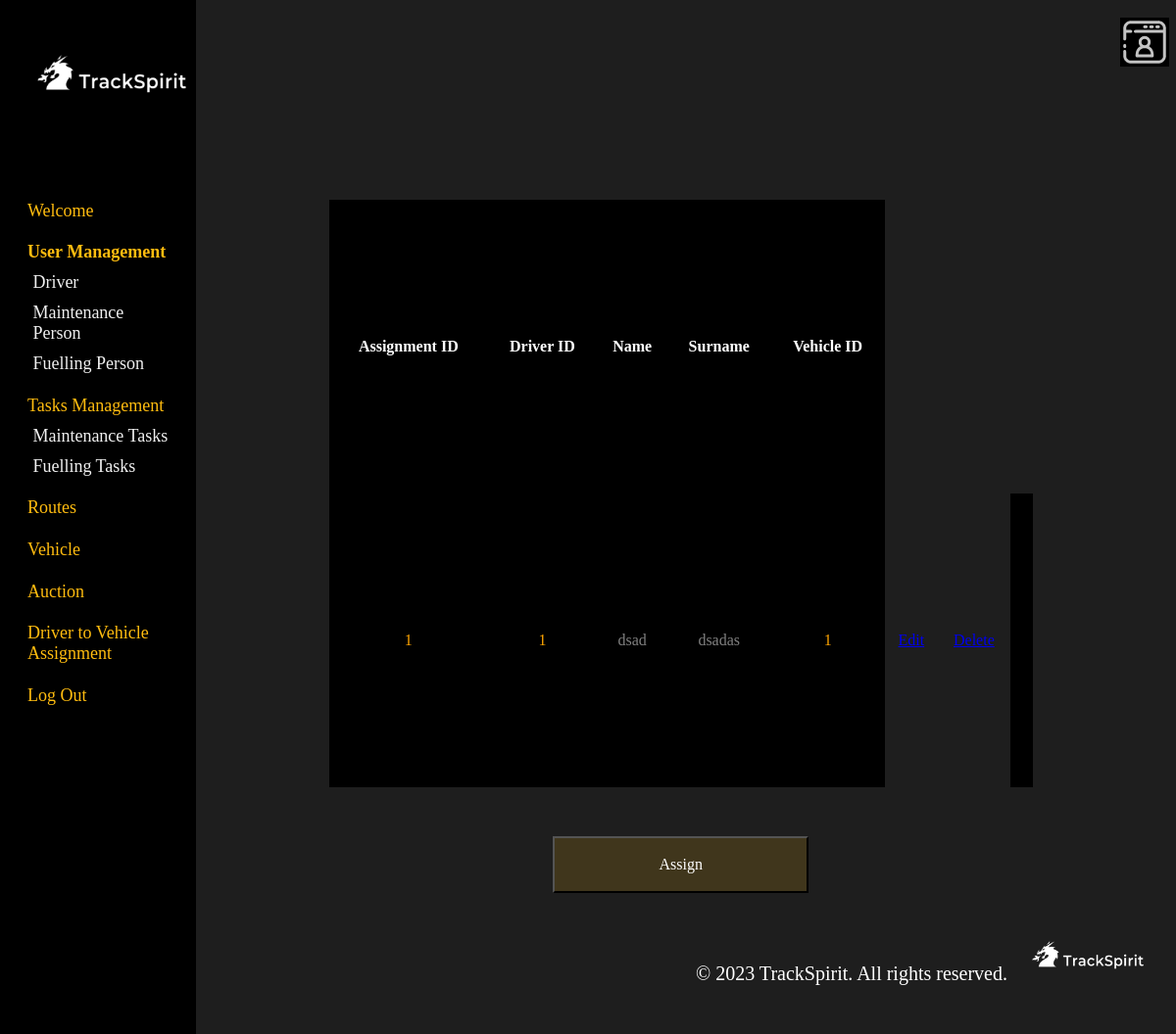
/admin/assignment.php, run on an earlier commit of the app's database.
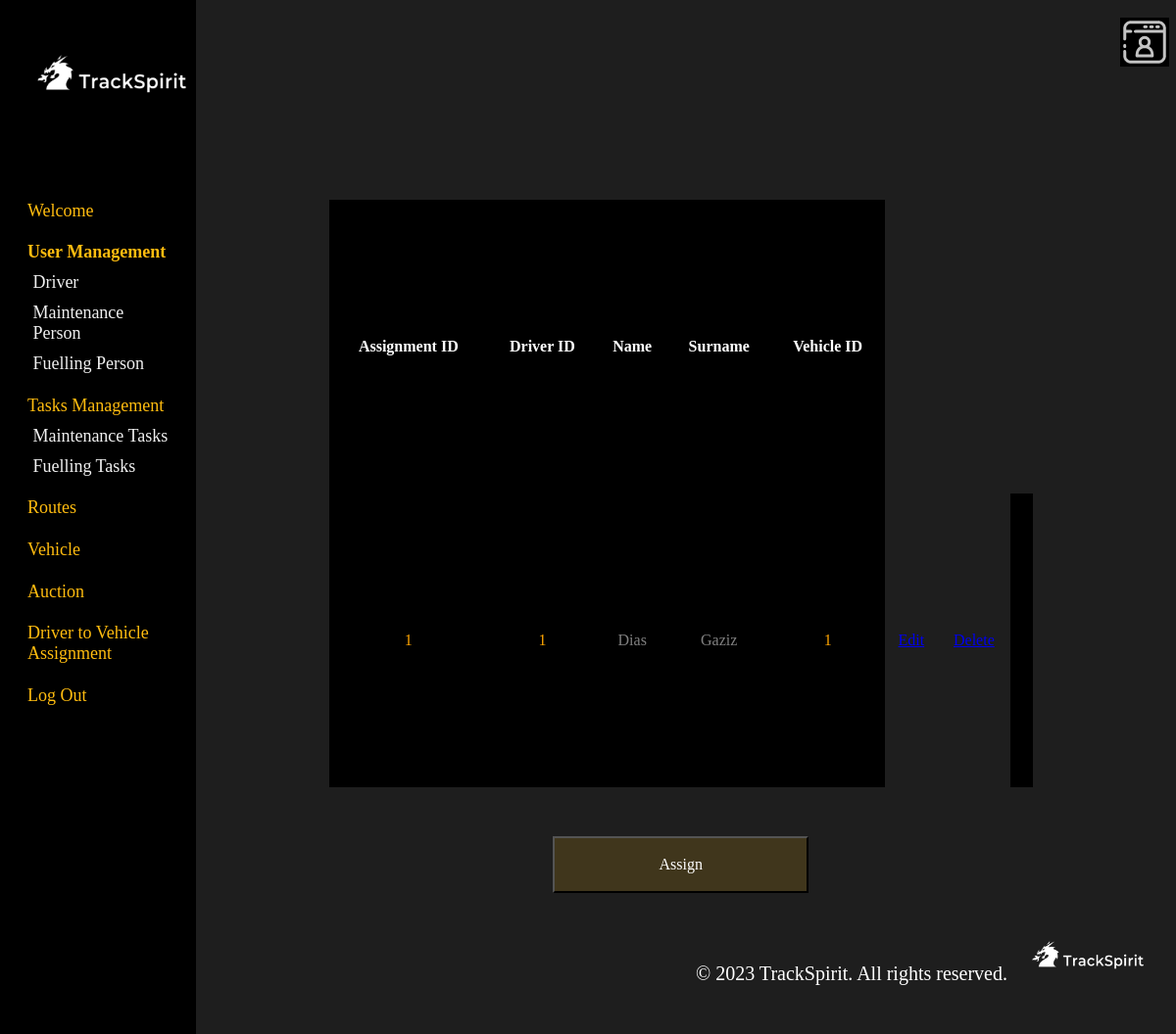
And on a later commit of the database.
### tables this page shows
CREATE TABLE `assignments` (
  `assignment_id` int(11) NOT NULL,
  `driver_id` int(11) NOT NULL,
  `vehicle_id` int(11) NOT NULL
);

CREATE TABLE `driver` (
  `driver_id` int(11) NOT NULL,
  `government_id` bigint(20) NOT NULL,
  `name` varchar(50) DEFAULT NULL,
  `surname` varchar(50) DEFAULT NULL,
  `middle_name` varchar(50) DEFAULT NULL,
  `phone` varchar(50) DEFAULT NULL,
  `email` varchar(50) NOT NULL,
  `driving_license_code` bigint(20) DEFAULT NULL,
  `job` varchar(255) DEFAULT NULL,
  `address` varchar(100) DEFAULT NULL
);

### admin/assignment.php (the view, shortened to what this page needs)
<html>
<head>
</head>
<body>
    <?php
    $mysqli = new mysqli("localhost", "root", "", "db");
    $result = $mysqli->query("SELECT assignments.assignment_id,
                                  assignments.driver_id,
                                  assignments.vehicle_id,
                                  driver.name,
                                  driver.surname
                           FROM assignments
                           JOIN driver ON assignments.driver_id = driver.driver_id");
    ?>
    <header>
        <img src="image/personal-page.png" alt="personal page" style="height: 50px; width: 50px; margin-left: 96%;">
    </header>
    <main>
        <table>
            <colgroup>
                <col />
                <col />
                <col />
                <col />
                <col />
                <col style="background-color: #1E1E1E;" />
                <col style="background-color: #1E1E1E;" />
                <col style="background-color: #1E1E1E;" />
            </colgroup>
            <tr>
                <th>Assignment ID</th>
                <th>Driver ID</th>
                <th>Name</th>
                <th>Surname</th>
                <th>Vehicle ID</th>
                <th>-</th>
                <th>-</th>
                <th>-</th>
            </tr>
            <?php
            while ($row = mysqli_fetch_array($result)) {
                echo "<tr><td>$row[assignment_id]</td>";
                echo "<td>$row[driver_id]</td>";
                echo "<td>$row[name]</td>";
                echo "<td>$row[surname]</td>";
                echo "<td>$row[vehicle_id]</td>";
                echo "<td><a href='edit_assignment.php?assignment_id=$row[assignment_id]'>Edit</a></td>";
                echo "<td><a href='delete_assignment.php?assignment_id=$row[assignment_id]'>Delete</a></td><tr>";
            }
            ?>
        </table>
        <button class="Button" onclick="window.location.href='assignmentForm.php'">Assign
    </main>
    <aside>
        <img src="image/logo.png" alt="TrackSpirit Logo" class="logo">
            <a href="welcome.php" class="a1">Welcome</a>
            <a href="user.php" class="a1 selected">User Management</a>
            <a href="driver.php" class="a2">Driver</a>
            <a href="maintenance.php" class="a2">Maintenance Person</a>
            <a href="fuelling.php" class="a2">Fuelling Person</a>
            <a href="tasks.php" class="a1">Tasks Management</a>
            <a href="tasks_maintenance.php" class="a2">Maintenance Tasks</a>
            <a href="tasks_fuelling.php" class="a2">Fuelling Tasks</a>
            <a href="servicesAdmin.php" class="a1">Routes</a>
            <a href="vehicle.php" class="a1">Vehicle</a>
            <a href="auction.php" class="a1">Auction</a>
            <a href="assignment.php" class="a1">Driver to Vehicle Assignment</a>
            <a href="/csci361teamwork/logout.php" class="a1">Log Out</a>
    </aside>
    <footer style="text-align: right;">
        <span> © 2023 TrackSpirit. All rights reserved.</span>
        <img src="image/logo.png" alt="TrackSpirit logo">
    </footer>
</body>
</html>

What changed in the data, as far as the page shows it:
changed through a linked row, assignments id 1: driver.name "dsad" → "Dias"; driver.surname "dsadas" → "Gaziz"
